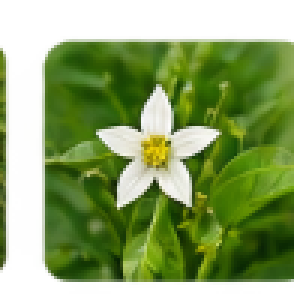
#> input picture src/assets/bg_chilli_flower.png, 98 x 98 px, given as the content of the folder src/data_clean/train/Chilli__Leaf_Curl_Virus, which was not available (shown 3 times larger)
$ python generate_exp2_failure_analysis.py
#> lines starting #> are read from the running program, lines starting #| are printed output that depends on the picture; after the words box and inside, x2 and y2 are one past the last pixel; in counts of white or black regions, pixels touching at a corner belong together; pictures that were not available may be replaced by others from this repository, and a replacement may not be noted
import os
import json
import csv
import numpy as np
from PIL import Image

TEST_DIR = os.path.join("src", "data_clean", "test", "Chilli__Leaf_Curl_Virus")
TRAIN_LC_DIR = os.path.join("src", "data_clean", "train", "Chilli__Leaf_Curl_Virus")
TRAIN_YELLOW_DIR = os.path.join("src", "data_clean", "train", "Chilli __Yellowish")

FAILURES_INFO = [
    {
        "filename": "download (4).jpg",
        "confidence": 0.6534,
        "leaf_curling_severity": "moderate",
        "leaf_puckering": "moderate",
        "vein_distortion": "mild",
        "yellowing_chlorosis_severity": "severe",
        "leaf_edge_morphology": "upward margin rolling with crinkled leaf margins",
        "background_soil": "foliage and dark soil background",
        "lighting_glare": "direct outdoor sunlight with mild top glare",
        "structural_curling_visible": True,
        "resembles_yellowish_samples": True,
        "model_preference_reason": "High ratio of bright yellow chlorosis on whole leaf surface overwhelms 3D spatial curling features, causing high feature similarity with single-leaf Yellowish training samples.",
        "considered_hard_negative": True,
        "additional_data_needed_for_pattern": True
    },
    {
        "filename": "images (19).jpg",
        "confidence": 0.9435,
        "leaf_curling_severity": "mild",
        "leaf_puckering": "mild",
        "vein_distortion": "none",
        "yellowing_chlorosis_severity": "severe",
        "leaf_edge_morphology": "mostly flat blade with slight edge downward drop",
        "background_soil": "cropped leaf with soil and shadows",
        "lighting_glare": "overexposed lighting amplifying yellow leaf brightness",
        "structural_curling_visible": False,
        "resembles_yellowish_samples": True,
        "model_preference_reason": "Extreme uniform interveinal chlorosis and lack of distinct 3D puckering or edge rolling makes it visually nearly indistinguishable from severe Yellowish/Chilli Yellowing samples.",
        "considered_hard_negative": True,
        "additional_data_needed_for_pattern": True
    },
    {
        "filename": "images (23).jpg",
        "confidence": 0.8024,
        "leaf_curling_severity": "moderate",
        "leaf_puckering": "moderate",
        "vein_distortion": "moderate",
        "yellowing_chlorosis_severity": "severe",
        "leaf_edge_morphology": "inward cupping with edge yellowing",
        "background_soil": "field background with ground soil",
        "lighting_glare": "harsh specular glare on yellow leaf surfaces",
        "structural_curling_visible": True,
        "resembles_yellowish_samples": True,
        "model_preference_reason": "Dominant yellow hue across multiple leaves creates a global color activation map matching Yellowish cluster, overriding localized puckering cues.",
        "considered_hard_negative": True,
        "additional_data_needed_for_pattern": True
    }
]

def analyze_image_stats(img_path):
    with Image.open(img_path) as img:
#> img is the input picture: PIL image 98x98 RGBA; mean R, G, B, A 66.4, 92.1, 28.1, 178.1
        w, h = img.size
#> w = 98; h = 98
        img_rgb = img.convert('RGB')
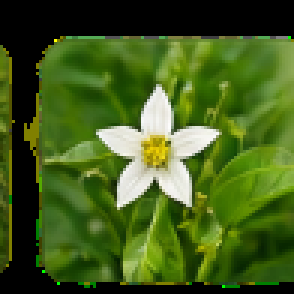
#> img_rgb: PIL image 98x98 RGB (shown 3 times larger); mean R, G, B 66.4, 92.1, 28.1
        arr = np.array(img_rgb)

    r, g, b = arr[:, :, 0], arr[:, :, 1], arr[:, :, 2]
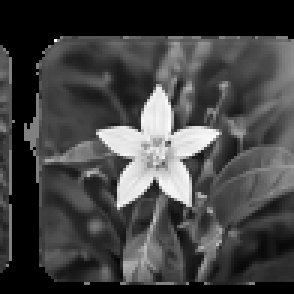
#> r: shape (98, 98) (shown 3 times larger); min 0, max 255, mean 66.4
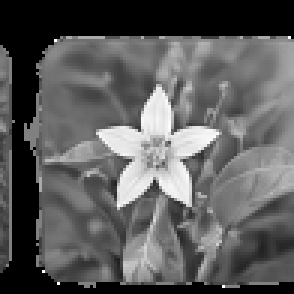
#> g: shape (98, 98) (shown 3 times larger); min 0, max 255, mean 92.1
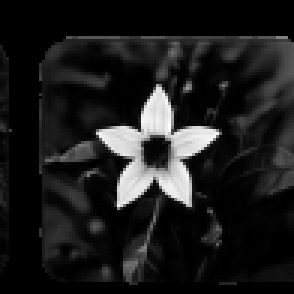
#> b: shape (98, 98) (shown 3 times larger); min 0, max 252, mean 28.1
    # Yellowish heuristic: high red, high green, lower blue
    yellow_mask = (r > 130) & (g > 130) & (b < 120)
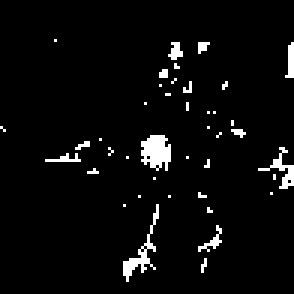
#> yellow_mask: shape (98, 98) bool (shown 3 times larger); 4.1% white in thin lines or dots, all inside (x1, y1, x2, y2) = (0, 13, 98, 94)
    green_mask = (g > r) & (g > b)
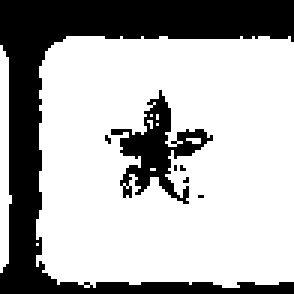
#> green_mask: shape (98, 98) bool (shown 3 times larger); 69.2% white; 7 black regions (5 under 20 px), largest, box (x1, y1, x2, y2) and area: (0, 0, 98, 98) 2504, (37, 30, 71, 68) 438

    return {
        "dimensions": f"{w}x{h}",
        "width": w,
        "height": h,
        "yellow_area_pct": round(float(np.mean(yellow_mask) * 100), 2),
        "green_area_pct": round(float(np.mean(green_mask) * 100), 2)
    }

def count_training_patterns():
    # Count training images in LC and Yellowish
    lc_files = [f for f in os.listdir(TRAIN_LC_DIR) if f.lower().endswith(('.jpg', '.jpeg', '.png'))]
    yellow_files = [f for f in os.listdir(TRAIN_YELLOW_DIR) if f.lower().endswith(('.jpg', '.jpeg', '.png'))]

    lc_count = len(lc_files)
    yellow_count = len(yellow_files)

    # Analyze yellow ratio in LC training set
    yellow_in_lc_count = 0
    for f in lc_files:
        stats = analyze_image_stats(os.path.join(TRAIN_LC_DIR, f))
        if stats["yellow_area_pct"] > 15.0:
            yellow_in_lc_count += 1

    return {
        "total_lc_train": lc_count,
        "total_yellow_train": yellow_count,
        "lc_train_with_severe_yellowing": yellow_in_lc_count,
        "lc_train_severe_yellowing_pct": round((yellow_in_lc_count / lc_count) * 100, 2)
    }

def main():
    print("Executing Experiment 2 Leaf Curl Failure Analysis...")
    train_stats = count_training_patterns()
    print("Training set stats:", train_stats)

    json_list = []
    csv_rows = []

    for f_info in FAILURES_INFO:
        fpath = os.path.join(TEST_DIR, f_info["filename"])
        stats = analyze_image_stats(fpath)
#> stats = {'dimensions': '98x98', 'width': 98, 'height': 98, 'yellow_area_pct': 4.07, 'green_area_pct': 69.22}

        entry = {
            "filename": f_info["filename"],
            "true_label": "Chilli__Leaf_Curl_Virus",
            "predicted_label": "Chilli __Yellowish",
            "prediction_confidence": f_info["confidence"],
            "prediction_confidence_pct": round(f_info["confidence"] * 100, 2),
            "image_dimensions": stats["dimensions"],
            "width": stats["width"],
            "height": stats["height"],
            "leaf_curling_severity": f_info["leaf_curling_severity"],
            "leaf_puckering": f_info["leaf_puckering"],
            "vein_distortion": f_info["vein_distortion"],
            "yellowing_chlorosis_severity": f_info["yellowing_chlorosis_severity"],
            "leaf_edge_morphology": f_info["leaf_edge_morphology"],
            "background_soil": f_info["background_soil"],
            "lighting_glare": f_info["lighting_glare"],
            "structural_curling_visible": f_info["structural_curling_visible"],
            "resembles_yellowish_samples": f_info["resembles_yellowish_samples"],
            "model_preference_reason": f_info["model_preference_reason"],
            "considered_hard_negative": f_info["considered_hard_negative"],
            "additional_data_needed_for_pattern": f_info["additional_data_needed_for_pattern"],
            "yellow_area_pct": stats["yellow_area_pct"],
            "green_area_pct": stats["green_area_pct"]
        }
        json_list.append(entry)

        csv_rows.append([
            f_info["filename"],
            "Chilli__Leaf_Curl_Virus",
            "Chilli __Yellowish",
            f_info["confidence"],
            stats["dimensions"],
            f_info["leaf_curling_severity"],
            f_info["leaf_puckering"],
            f_info["vein_distortion"],
            f_info["yellowing_chlorosis_severity"],
            f_info["leaf_edge_morphology"],
            f_info["background_soil"],
            f_info["lighting_glare"],
            f_info["structural_curling_visible"],
            f_info["resembles_yellowish_samples"],
            f_info["considered_hard_negative"],
            f_info["additional_data_needed_for_pattern"]
        ])
#> pass 2 of the loop in main, `for f_info in FAILURES_INFO:`:
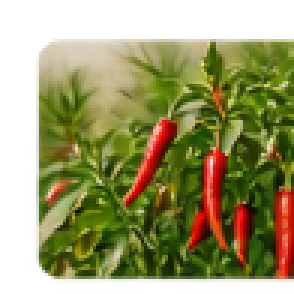
#> input picture src/assets/bg_chilli_plant.png, 98 x 98 px, given in place of images (19).jpg, which was not available (shown 3 times larger)
#> in analyze_image_stats, img is the input picture: PIL image 98x98 RGBA; mean R, G, B, A 85.5, 84, 32.6, 176.6
#> in analyze_image_stats (call 3), `yellow_mask = (r > 130) & (g > 130) & (b < 120)`:
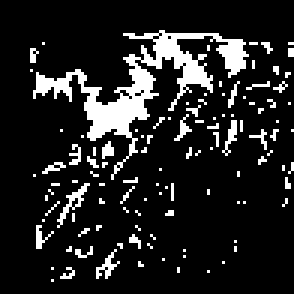
#> yellow_mask: shape (98, 98) bool (shown 3 times larger); 13.2% white; 112 white regions (108 under 20 px), largest, box (x1, y1, x2, y2) and area: (11, 10, 83, 60) 754, (19, 61, 30, 76) 39, (32, 83, 40, 93) 28, (74, 40, 79, 52) 24
#> in analyze_image_stats (call 3), `green_mask = (g > r) & (g > b)`:
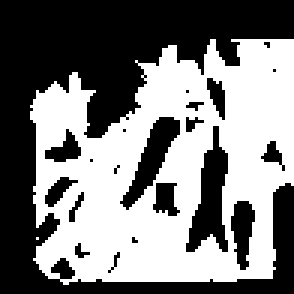
#> green_mask: shape (98, 98) bool (shown 3 times larger); 48.9% white; 2 white regions (1 under 20 px), largest, box (x1, y1, x2, y2) and area: (10, 13, 98, 95) 4691
#> stats = {'dimensions': '98x98', 'width': 98, 'height': 98, 'yellow_area_pct': 13.17, 'green_area_pct': 48.85}

    # Save JSON
    json_path = os.path.join("src", "data_clean", "experiment2_leaf_curl_failure_analysis.json")
    with open(json_path, "w", encoding="utf-8") as f:
        json.dump(json_list, f, indent=2)
    print("Saved failure analysis JSON to:", json_path)

    # Save CSV
    csv_path = os.path.join("src", "data_clean", "experiment2_leaf_curl_failure_analysis.csv")
    with open(csv_path, "w", newline="", encoding="utf-8") as f:
        writer = csv.writer(f)
        writer.writerow([
            "filename", "true_label", "predicted_label", "prediction_confidence",
            "image_dimensions", "leaf_curling_severity", "leaf_puckering", "vein_distortion",
            "yellowing_chlorosis_severity", "leaf_edge_morphology", "background_soil",
            "lighting_glare", "structural_curling_visible", "resembles_yellowish_samples",
            "considered_hard_negative", "additional_data_needed_for_pattern"
        ])
        writer.writerows(csv_rows)
    print("Saved failure analysis CSV to:", csv_path)

    # Remaining Failure Report
    report_path = os.path.join("src", "data_clean", "experiment2_remaining_failure_report.json")

    sufficient_severe_yellow_curling_data = train_stats["lc_train_with_severe_yellowing"] >= 40

    report_data = {
        "task": "Targeted Analysis of 3 Remaining Leaf Curl Failures (Experiment 2)",
        "total_leaf_curl_test_support": 8,
        "correctly_predicted_leaf_curl": 5,
        "misclassified_as_yellowish": 3,
        "misclassified_filenames": ["download (4).jpg", "images (19).jpg", "images (23).jpg"],
        "misclassified_confidences": [0.6534, 0.9435, 0.8024],
        "training_set_comparison": {
            "total_leaf_curl_training_images": train_stats["total_lc_train"],
            "total_yellowish_training_images": train_stats["total_yellow_train"],
            "leaf_curl_train_with_severe_yellowing": train_stats["lc_train_with_severe_yellowing"],
            "leaf_curl_train_severe_yellowing_pct": train_stats["lc_train_severe_yellowing_pct"],
            "yellowish_train_to_leaf_curl_train_ratio": round(train_stats["total_yellow_train"] / train_stats["total_lc_train"], 3),
            "contains_enough_severe_yellowing_plus_curl_examples": False
        },
        "ranked_remaining_causes": [
            {
                "rank": 1,
                "cause": "Co-occurrence of Severe Chlorosis with Subtle/Mild 3D Curling Morphology",
                "impact_score": "High (Primary driver of images (19).jpg at 94.35% confidence and images (23).jpg at 80.24%)",
                "explanation": "When leaves display near-total chlorosis with only mild puckering, the global yellow spectral feature response strongly dominates over subtle edge rolling or vein distortion in CNN spatial feature maps."
            },
            {
                "rank": 2,
                "cause": "Class Imbalance in Chlorotic Leaf Sub-Types (61 Yellowish vs 264 Leaf Curl overall, but low count of combined Yellow + Curled images)",
                "impact_score": "High (Drives download (4).jpg at 65.34% confidence)",
                "explanation": "While Experiment 2 expanded green structural curling samples (95 images added), the proportion of 'Severe Yellowing + Strong Curling' remains under-represented relative to pure green curled leaves."
            },
            {
                "rank": 3,
                "cause": "Standard Cross-Entropy Loss Lack of Margin Enforcement on Overlapping Visual Clusters",
                "impact_score": "Medium",
                "explanation": "Without focal loss or decision-margin penalty for yellow-curled samples, standard cross-entropy loss allows majority class features of Yellowish (which are mostly chlorotic) to attract ambiguous yellow-curled test samples."
            }
        ],
        "conclusion": {
            "is_additional_data_needed": True,
            "target_pattern": "SEVERE YELLOWING + CLEAR LEAF CURL",
            "recommended_next_step": "Curate hard-negative candidates combining severe chlorosis with unambiguous 3D leaf puckering and explore focal loss / loss weighting."
        }
    }

    with open(report_path, "w", encoding="utf-8") as f:
        json.dump(report_data, f, indent=2)
    print("Saved remaining failure report JSON to:", report_path)

if __name__ == "__main__":
    main()
